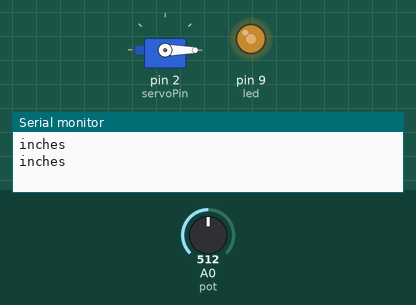
Recording of a sketch running on a simulated Arduino Uno, built with avr-gcc and run on an emulated ATmega328P. Parts: servo, output pins drawn as LEDs (lit = HIGH), the last lines printed to the serial monitor. The inputs (shaded band) are chosen by the test bench; at power-on: A0 (pot) = 512.

Above: at 3.8 s.
3.9 s: A0 (pot) set to 716
At 9.0 s:
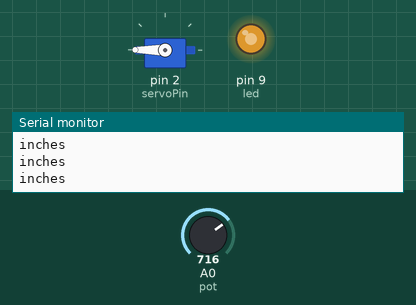
9.6 s: A0 (pot) set to 900
At 13.1 s:
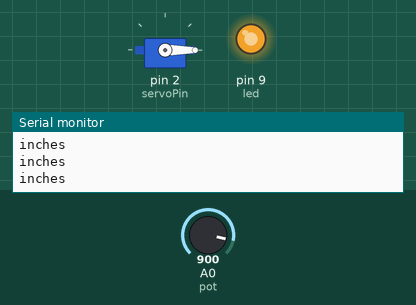
15.8 s: A0 (pot) set to 122
At 21.2 s:
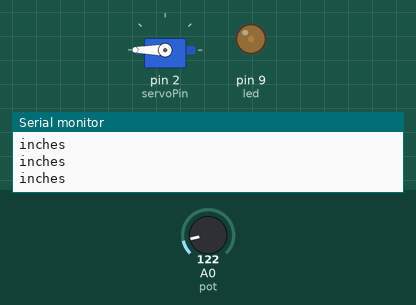
21.9 s: A0 (pot) set to 0
At 25.3 s:
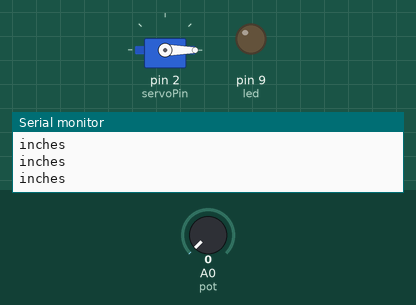
Timing chart, 0 to 29.0 s (numbered marks = the images above; inputs shaded):
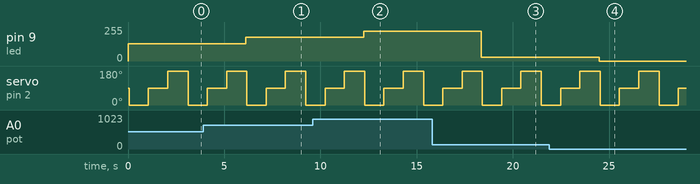

Measured:
- after the input at 3.9 s, pin 9 (led): 128/255 → 179/255 after 2.2 s
- after the input at 9.6 s, pin 9 (led): 179/255 → 225/255 after 2.6 s
- after the input at 15.8 s, pin 9 (led): 225/255 → 30/255 after 2.6 s
- after the input at 21.9 s, pin 9 (led): 30/255 → 0/255 after 2.6 s

The sketch:

HW5.ino
```cpp
#include <Servo.h>
int triggerPin = 8;
int servoPin = 2;
int echoPin = 7;
int led = 9;
int pot = A0;

Servo servo;


void setup()  {
  Serial.begin(19200);
  pinMode(led, OUTPUT);
  pinMode(pot, INPUT);
  pinMode(triggerPin, OUTPUT);
  pinMode(echoPin, INPUT);
  digitalWrite(triggerPin, LOW);
  servo.attach(servoPin);
}

void loop() {
 int val;
 val = analogRead(pot);
 analogWrite(led, val/4);
 analogWrite(100, 128);
 analogWrite(100, 200/4);
 Serial.println("inches");
 delay(60);
 servo.write(0);
 delay(1000);
 servo.write(90);
 delay(1000);

 servo.write(180);
 delay(1000);
}

float ping() {
 unsigned long maxTime = 20000;
 unsigned long us;
 float inches;
 digitalWrite(triggerPin, HIGH);
 delayMicroseconds(10);
 digitalWrite(triggerPin, LOW);
 us = pulseIn(echoPin, HIGH, maxTime);
 if (us == 0) {
 us = maxTime;
 }
 inches = us * 0.013504 / 2;
 return inches;
}
```
